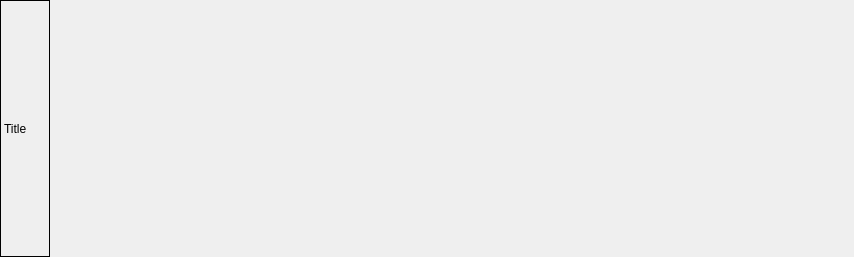
<?xml version="1.0" encoding="UTF-8"?>
<ui version="4.0">
 <class>AnalogPlot</class>
 <widget class="QWidget" name="AnalogPlot">
  <property name="geometry">
   <rect>
    <x>0</x>
    <y>0</y>
    <width>854</width>
    <height>257</height>
   </rect>
  </property>
  <property name="sizePolicy">
   <sizepolicy hsizetype="Expanding" vsizetype="Expanding">
    <horstretch>1</horstretch>
    <verstretch>1</verstretch>
   </sizepolicy>
  </property>
  <property name="minimumSize">
   <size>
    <width>200</width>
    <height>22</height>
   </size>
  </property>
  <property name="windowTitle">
   <string>Form</string>
  </property>
  <layout class="QGridLayout" name="gridLayout_2">
   <property name="leftMargin">
    <number>0</number>
   </property>
   <property name="topMargin">
    <number>0</number>
   </property>
   <property name="rightMargin">
    <number>0</number>
   </property>
   <property name="bottomMargin">
    <number>0</number>
   </property>
   <property name="spacing">
    <number>0</number>
   </property>
   <item row="0" column="0">
    <layout class="QGridLayout" name="gridLayout">
     <item row="0" column="1">
      <widget class="QCustomPlot" name="widget" native="true"/>
     </item>
     <item row="0" column="0">
      <widget class="QLabel" name="TLname">
       <property name="minimumSize">
        <size>
         <width>20</width>
         <height>0</height>
        </size>
       </property>
       <property name="maximumSize">
        <size>
         <width>50</width>
         <height>16777215</height>
        </size>
       </property>
       <property name="frameShape">
        <enum>QFrame::Box</enum>
       </property>
       <property name="text">
        <string>Title</string>
       </property>
      </widget>
     </item>
    </layout>
   </item>
  </layout>
 </widget>
 <customwidgets>
  <customwidget>
   <class>QCustomPlot</class>
   <extends>QWidget</extends>
   <header>qcustomplot.h</header>
   <container>1</container>
  </customwidget>
 </customwidgets>
 <resources/>
 <connections/>
</ui>
